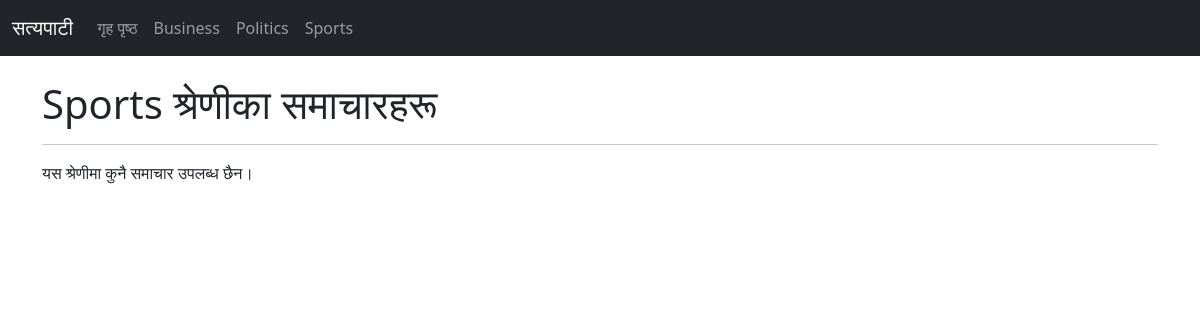
Screenshot of /category/3/ with the database file from the repository.
### news/models.py (models this page shows, shortened)
class Category(models.Model):
    name = models.CharField(max_length=100)

### news/views.py (the view)
# urls.py: path('category/<int:category_id>/', views.category_page, name='category_page'),
def category_page(request, category_id):
    category = get_object_or_404(Category, id=category_id)
    articles = Article.objects.filter(category=category)
    categories = Category.objects.all()
    context = {
        'category': category,
        'articles': articles,
        'categories': categories,
    }
    return render(request, 'news/category.html', context)

### news/templates/news/category.html (shortened to what this page needs)
{% extends "news/base.html" %}
{% block content %}
    <h1>{{ category.name }} श्रेणीका समाचारहरू</h1>
    <hr>
    {% for article in articles %}
        <div class="card mb-3">
            <div class="card-body">
                <h5 class="card-title">{{ article.title }}</h5>
                <h6 class="card-subtitle mb-2 text-muted">{{ article.publication_date|date:"F d, Y" }}</h6>
                <p class="card-text">{{ article.content|truncatewords:30 }}</p>
                <a href="{% url 'article_detail' article.id %}" class="card-link">पूरा पढ्नुहोस्</a>
            </div>
        </div>
    {% empty %}
        <p>यस श्रेणीमा कुनै समाचार उपलब्ध छैन।</p>
    {% endfor %}
{% endblock %}

### news/templates/news/base.html (shortened to what this page needs)
<!DOCTYPE html>
<html lang="ne">
<head>
    <link href="https://cdn.jsdelivr.net/npm/bootstrap@5.1.3/dist/css/bootstrap.min.css" rel="stylesheet">
</head>
<body>
    <nav class="navbar navbar-expand-lg navbar-dark bg-dark">
        <div class="container-fluid">
            <a class="navbar-brand" href="{% url 'home_page' %}">सत्यपाटी</a>
            <div class="collapse navbar-collapse">
                <ul class="navbar-nav me-auto mb-2 mb-lg-0">
                    <li class="nav-item"><a class="nav-link" href="{% url 'home_page' %}">गृह पृष्ठ</a></li>
                    {% for cat in categories %}
                    <li class="nav-item">
                        <a class="nav-link" href="{% url 'category_page' cat.id %}">{{ cat.name }}</a>
                    </li>
                    {% endfor %}
                </ul>
            </div>
        </div>
    </nav>
    <div class="container mt-4">
        {% block content %}
        {% endblock %}
    </div>
</body>
</html>

### rows the page displays
Category: name "Business"
Category: name "Politics"
Category: name "Sports"
